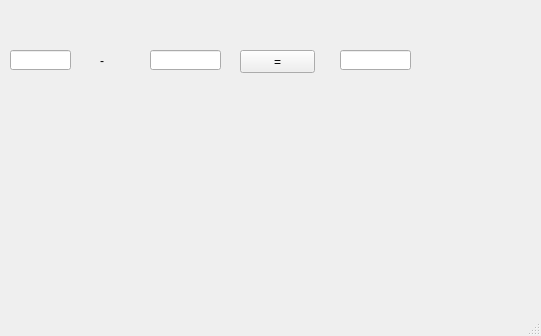
<?xml version="1.0" encoding="UTF-8"?>
<ui version="4.0">
 <class>MainWindow</class>
 <widget class="QMainWindow" name="MainWindow">
  <property name="geometry">
   <rect>
    <x>0</x>
    <y>0</y>
    <width>541</width>
    <height>336</height>
   </rect>
  </property>
  <property name="windowTitle">
   <string>MainWindow</string>
  </property>
  <widget class="QWidget" name="centralwidget">
   <widget class="QLineEdit" name="le1">
    <property name="geometry">
     <rect>
      <x>10</x>
      <y>50</y>
      <width>61</width>
      <height>20</height>
     </rect>
    </property>
   </widget>
   <widget class="QLabel" name="label">
    <property name="geometry">
     <rect>
      <x>100</x>
      <y>50</y>
      <width>31</width>
      <height>21</height>
     </rect>
    </property>
    <property name="text">
     <string>-</string>
    </property>
   </widget>
   <widget class="QLineEdit" name="le2">
    <property name="geometry">
     <rect>
      <x>150</x>
      <y>50</y>
      <width>71</width>
      <height>20</height>
     </rect>
    </property>
   </widget>
   <widget class="QPushButton" name="pb">
    <property name="geometry">
     <rect>
      <x>240</x>
      <y>50</y>
      <width>75</width>
      <height>23</height>
     </rect>
    </property>
    <property name="text">
     <string>=</string>
    </property>
   </widget>
   <widget class="QLineEdit" name="le3">
    <property name="geometry">
     <rect>
      <x>340</x>
      <y>50</y>
      <width>71</width>
      <height>20</height>
     </rect>
    </property>
   </widget>
  </widget>
  <widget class="QMenuBar" name="menubar">
   <property name="geometry">
    <rect>
     <x>0</x>
     <y>0</y>
     <width>541</width>
     <height>21</height>
    </rect>
   </property>
  </widget>
  <widget class="QStatusBar" name="statusbar"/>
 </widget>
 <resources/>
 <connections/>
</ui>
